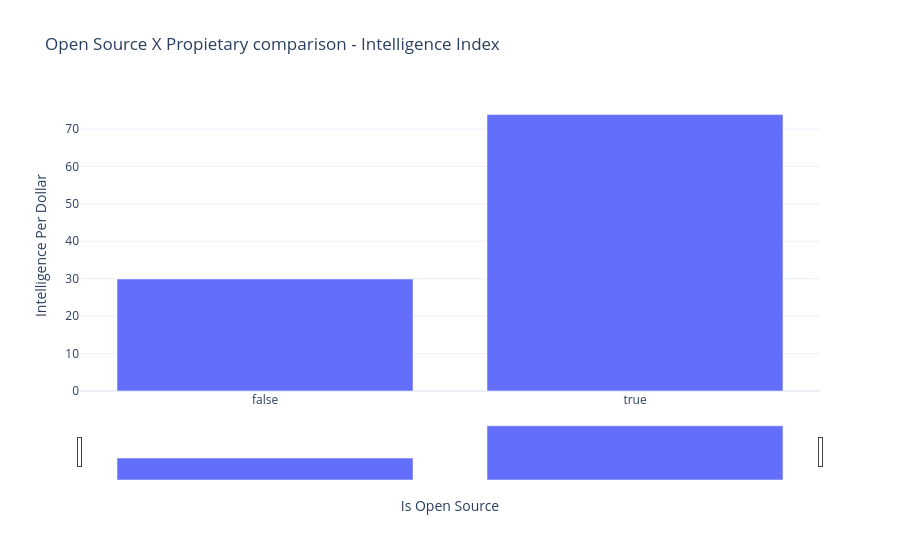

Notebook cell for this chart:
### Code cell
plot_performance_bar_interactive(df, 'is_open_source', 'intelligence_per_dollar', title='Open Source X Propietary comparison - Intelligence Index', n=20, calculate='mean')

### Figure 1 — Plotly figure (JSON) as saved in the notebook; plotly's stock layout.template omitted (floating-point values rounded to 4 significant figures)
{"data": [{"hovertemplate": "is_open_source=%{x}<br>intelligence_per_dollar=%{y}<extra></extra>", "legendgroup": "", "marker": {"color": "#636efa", "pattern": {"shape": ""}}, "name": "", "orientation": "v", "showlegend": false, "textposition": "auto", "type": "bar", "x": [false, true], "xaxis": "x", "y": [29.92, 73.86], "yaxis": "y"}], "layout": {"barmode": "relative", "legend": {"tracegroupgap": 0}, "title": {"text": "Open Source X Propietary comparison - Intelligence Index"}, "xaxis": {"anchor": "y", "domain": [0, 1], "rangeslider": {"visible": true}, "tickformat": "d", "title": {"text": "Is Open Source"}}, "yaxis": {"anchor": "x", "domain": [0, 1], "title": {"text": "Intelligence Per Dollar"}}}}
